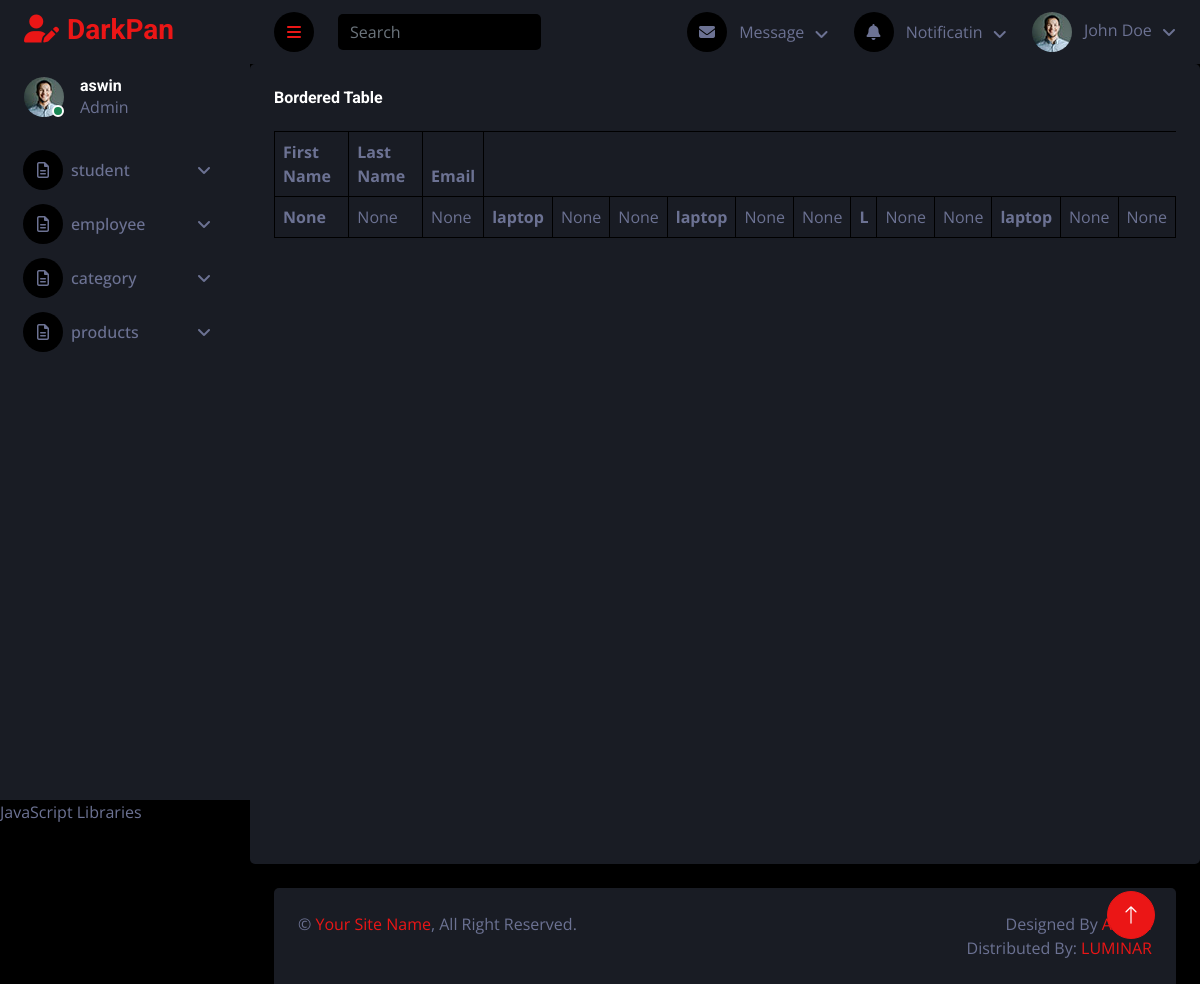
Page /kapp/displaystudent/ on the committed database.
### kapp/models.py (models this page shows)
class studentdb(models.Model):
    sfname=models.CharField(max_length=50,blank=True,null=True)
    slname=models.CharField(max_length=50,blank=True,null=True)
    semail=models.CharField(max_length=50,blank=True,null=True)

### kapp/views.py (the view)
# urls.py: path('displaystudent/',views.displaystudent,name="displaystudent"),
def displaystudent(req):
    data = studentdb.objects.all()
    return render(req, "displaystudent.html", {'data': data})

### kapp/templates/displaystudent.html (shortened to what this page needs)
<!DOCTYPE html>
{% extends 'index.html' %}
{% block content %}
<html lang="en">
<head>
</head>
<body>
<div class="bg-secondary rounded h-100 p-4">
                            <h6 class="mb-4">Bordered Table</h6>
                            <table class="table table-bordered">
                                <thead>
                                    <tr>
                                        <th scope="col">First Name</th>
                                        <th scope="col">Last Name</th>
                                        <th scope="col">Email</th>
                                    </tr>
                                </thead>
                                <tbody>
                                    <tr>
                                        {% for i in data %}
                                        <th scope="row">{{i.sfname}}</th>
                                        <td>{{i.slname}}</td>
                                        <td>{{i.semail}}</td>
                                        {% endfor %}
                                    </tr>
                                </tbody>
                            </table>
                        </div>
</body>
</html>
{% endblock %}

### kapp/static/css/style.css (style rules this page uses)
:root { --primary: #EB1616; --secondary: #191C24; --light: #6C7293; --dark: #000000; }

### rows in the picture
studentdb: sfname "None", slname "None", semail "None"
studentdb: sfname "laptop", slname "None", semail "None"
studentdb: sfname "laptop", slname "None", semail "None"
studentdb: sfname "L", slname "None", semail "None"
studentdb: sfname "laptop", slname "None", semail "None"
